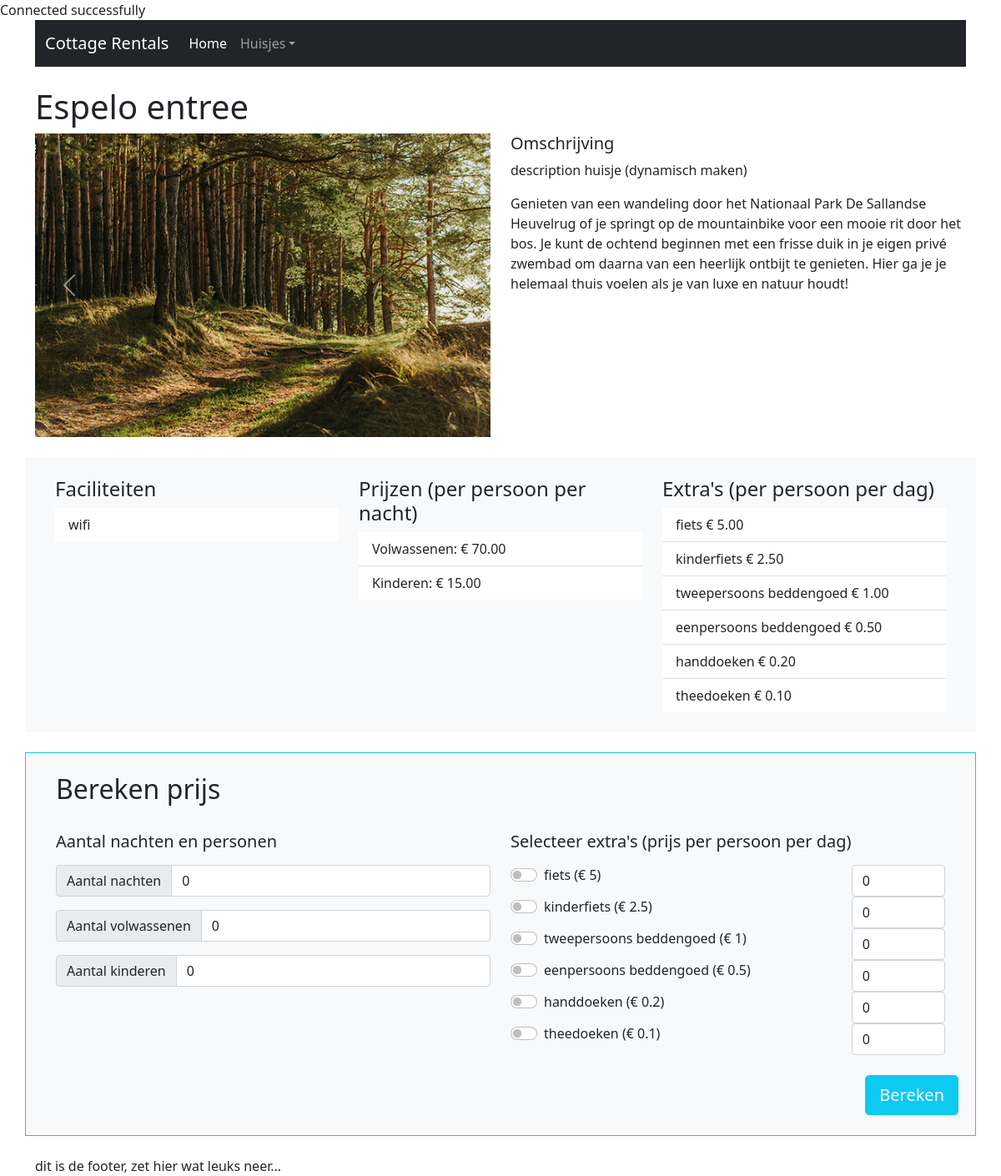
The page /huisjes.php?cottageID=3 on the database its author committed.
### tables this page shows
CREATE TABLE `cottages` (
  `cottage_id` int(11) NOT NULL,
  `cottage_name` varchar(50) NOT NULL,
  `cottage_excerpt` varchar(255) NOT NULL,
  `cottage_descr` longtext NOT NULL,
  `cottage_img` varchar(255) NOT NULL,
  `cottage_img2` varchar(255) NOT NULL,
  `cottage_img3` varchar(255) NOT NULL,
  `cottage_img4` varchar(255) NOT NULL,
  `cottage_price_a` double NOT NULL,
  `cottage_price_c` double NOT NULL
);

CREATE TABLE `facilities` (
  `facility_id` int(11) NOT NULL,
  `facility_name` varchar(255) NOT NULL
);

CREATE TABLE `additions` (
  `addition_id` int(11) NOT NULL,
  `addition_name` varchar(255) NOT NULL,
  `addition_price` double NOT NULL
);

### includes/functions.php (called while the page is built, shortened)
<?php
function getData($sql, $method){
    global $conn;
    $statement = $conn->query($sql);
    if($method == 'fetch'){
        $result = $statement->fetch(PDO::FETCH_BOTH);
    }
    else {
        $result = $statement->fetchAll(PDO::FETCH_BOTH);
    }
    return $result;
}
?>

### includes/calculateprice.php (the view, shortened to what this page needs)
<?php
$numberNights = 0;
$numberAdults = 0;
$numberChilds = 0;
$AmountAdd = [];
?>
<section>
<div class="container mt-4 mb-4 bg-light border border-info">
 <form name="calculate" method="post" action="huisjes.php?<?php echo "cottageID=" . $huisjeid;?>">
        <div class="row px-4 py-4">
            <div class="col-12 mb-4">
                <h2>Bereken prijs</h2>
            </div>
            <div class="col">
                    <h5 class="pb-2">Aantal nachten en personen</h5>
                        <div class="input-group mb-3">
                            <span class="input-group-text">Aantal nachten</span>
                            <input type="number" class="form-control" name="numberNights" id="numberNights" placeholder="Aantal nachten" aria-label="Aantal nachten" value="<?php echo $numberNights; ?>">
                        </div>
                        <div class="input-group mb-3">
                            <span class="input-group-text">Aantal volwassenen</span>
                            <input type="number" class="form-control" name="numberAdults" id="numberAdults" placeholder="Aantal volwassenen" aria-label="Aantal volwassenen" value="<?php echo $numberAdults; ?>">
                        </div>
                        <div class="input-group mb-3">
                            <span class="input-group-text">Aantal kinderen</span>
                            <input type="number" class="form-control" name="numberChilds" id="numberChilds" placeholder="Aantal kinderen" aria-label="Aantal kinderen" value="<?php echo $numberChilds; ?>">
                        </div>
            </div>
            <div class="col">
                <h5 class="pb-2">Selecteer extra's (prijs per persoon per dag)</h5>
                    <?php
                        foreach($tblAdditions as $addition) {
                            if(isset($_POST["AmountAdd_" . $addition["addition_id"]])){
                                $AmountAdd[$addition["addition_name"]] = $_POST["AmountAdd_" . $addition["addition_id"]];
                            } else {
                                $AmountAdd[$addition["addition_name"]] = 0;
                            }?>
                        <div class="row">
                          <div class="col-9">
                                <div class="form-check form-switch">
                                    <input class="form-check-input" type="checkbox" role="switch" id="<?php echo $addition["addition_id"];?>" value="<?php echo $addition["addition_id"];?>" name="additions[]" >
                                    <label class="form-check-label" for="<?php echo $addition["addition_id"];?>"><?php echo $addition["addition_name"];?>  (&euro; <?php echo  $addition["addition_price"];?>)</label>
                                </div>
                            </div>
                            <div class="col-3">
                                <input type="number" class="form-control" id="AmountAdd_<?php echo $addition["addition_id"]; ?>" name="AmountAdd_<?php echo $addition["addition_id"]; ?>" value="<?php echo $AmountAdd[$addition["addition_name"]];?>">
                            </div>
                        </div>
                    <?php }  ?>
            </div>
        </div>
        <div class="col-12 mb-4">
            <div class="d-grid d-md-flex justify-content-md-end">
                <button class="btn btn-lg btn-info me-md-2 text-light" type="submit" value="calcPrice" name="calculate">Bereken</button>
            </div>
        </div>
    </form>
</div>
<section>

### huisjes.php (shortened to what this page needs)
<?php
include 'includes/database.php';
include 'includes/functions.php';
include 'header.php';
$huisjeid=1;
if (isset($_GET['cottageID'])) {
    $huisjeid=$_GET['cottageID'];
}
$sql="SELECT * FROM cottages WHERE cottage_id=".$huisjeid;
$tblCottage =getData($sql, 'fetch');
?>
<section>
    <div class="container mt-4">
    <h1><?php echo $tblCottage['cottage_name']; ?></h1>
        <div class="row">
            <div class="col">
                <div id="carouselExampleControls" class="carousel slide pointer-event" data-bs-ride="carousel">
                <div class="carousel-inner">
                    <div class="carousel-item active">
                    <img src=<?php echo "images/".$tblCottage ["cottage_img2"]?> class="d-block w-100" alt="ijmuiden-strand.jpg">
                    </div>
                </div>
                <button class="carousel-control-prev" type="button" data-bs-target="#carouselExampleControls" data-bs-slide="prev">
                    <span class="carousel-control-prev-icon" aria-hidden="true"></span>
                </button>
                <button class="carousel-control-next" type="button" data-bs-target="#carouselExampleControls" data-bs-slide="next">
                    <span class="carousel-control-next-icon" aria-hidden="true"></span>
                </button>
                </div>
            </div>
            <div class="col">
            <h5>Omschrijving</h5>
            <p>description huisje (dynamisch maken)</p>
            <p><?php echo $tblCottage['cottage_descr']?></p>
            </div>
        </div>
    </div>
</section>
<section>
    <div class="container mt-4 bg-light">
        <div class="row  px-4 py-4">
            <div class="col">
            <?php
                include "includes/facilities.php";
                ?>
            </div>
            <div class="col">
                <h4>Prijzen (per persoon per nacht)</h4>
                    <ul class="list-group list-group-flush">
                            <li class="list-group-item">Volwassenen: &euro; <?= number_format($tblCottage['cottage_price_a'], 2); ?></li>
                            <li class="list-group-item">Kinderen: &euro; <?= number_format($tblCottage['cottage_price_c'], 2); ?></li>
                    </ul>
            </div>
            <div class="col">
                <?php
                 include 'includes/additions.php'
                ?>
            </div>
        </div>
    </div>
</section>
<?php
include 'includes/calculateprice.php';
include 'includes/footer.php';
;?>

### includes/facilities.php
<?php
    $sql = "SELECT facilities.facility_name FROM `cottages_facilities` INNER JOIN facilities ON facilities.facility_id=cottages_facilities.facility_id WHERE cottages_facilities.cottage_id = " . $huisjeid;
    $tblFacilities = getData($sql, "fetchAll");
?>
                <h4>Faciliteiten</h4>
                    <ul class="list-group list-group-flush">
                        <?php
                        foreach($tblFacilities as $facility) { ?>
                            <li class="list-group-item"><?php echo $facility["facility_name"];?></li>
                        <?php }  ?>
                    </ul>

### includes/additions.php
<?php
$sql2 = 'select * from additions';
$tblAdditions = getData($sql2, "fetchAll");
?>
                <h4>Extra's (per persoon per dag)</h4>
                    <ul class="list-group list-group-flush">
                        <?php
                        foreach($tblAdditions as $addition) { ?>
                            <li class="list-group-item"><?php echo $addition["addition_name"];?> &euro; <?php echo number_format($addition["addition_price"], 2);?></li>
                        <?php }  ?>
                    </ul>

### rows shown on the page
cottages: cottage_name "Espelo entree", cottage_img2 (picture), cottage_descr "Genieten van een wandeling door het Nationaal Park De Sallandse Heuvelrug of je springt op de mountainbike voor een mooie rit door het bos. Je kunt de ochtend beginnen met een frisse duik in je eigen privé zwembad om daarna van een heerlijk ontbijt te genieten. Hier ga je je helemaal thuis voelen als je van luxe en natuur houdt!", cottage_price_a "70.00", cottage_price_c "15.00"
facilities: facility_name "wifi"
additions: addition_name "fiets", addition_price "5.00", addition_price "5", addition_name "0"
additions: addition_name "kinderfiets", addition_price "2.50", addition_price "2.5", addition_name "0"
additions: addition_name "tweepersoons beddengoed", addition_price "1.00", addition_price "1", addition_name "0"
additions: addition_name "eenpersoons beddengoed", addition_price "0.50", addition_price "0.5", addition_name "0"
additions: addition_name "handdoeken", addition_price "0.20", addition_price "0.2", addition_name "0"
additions: addition_name "theedoeken", addition_price "0.10", addition_price "0.1", addition_name "0"
